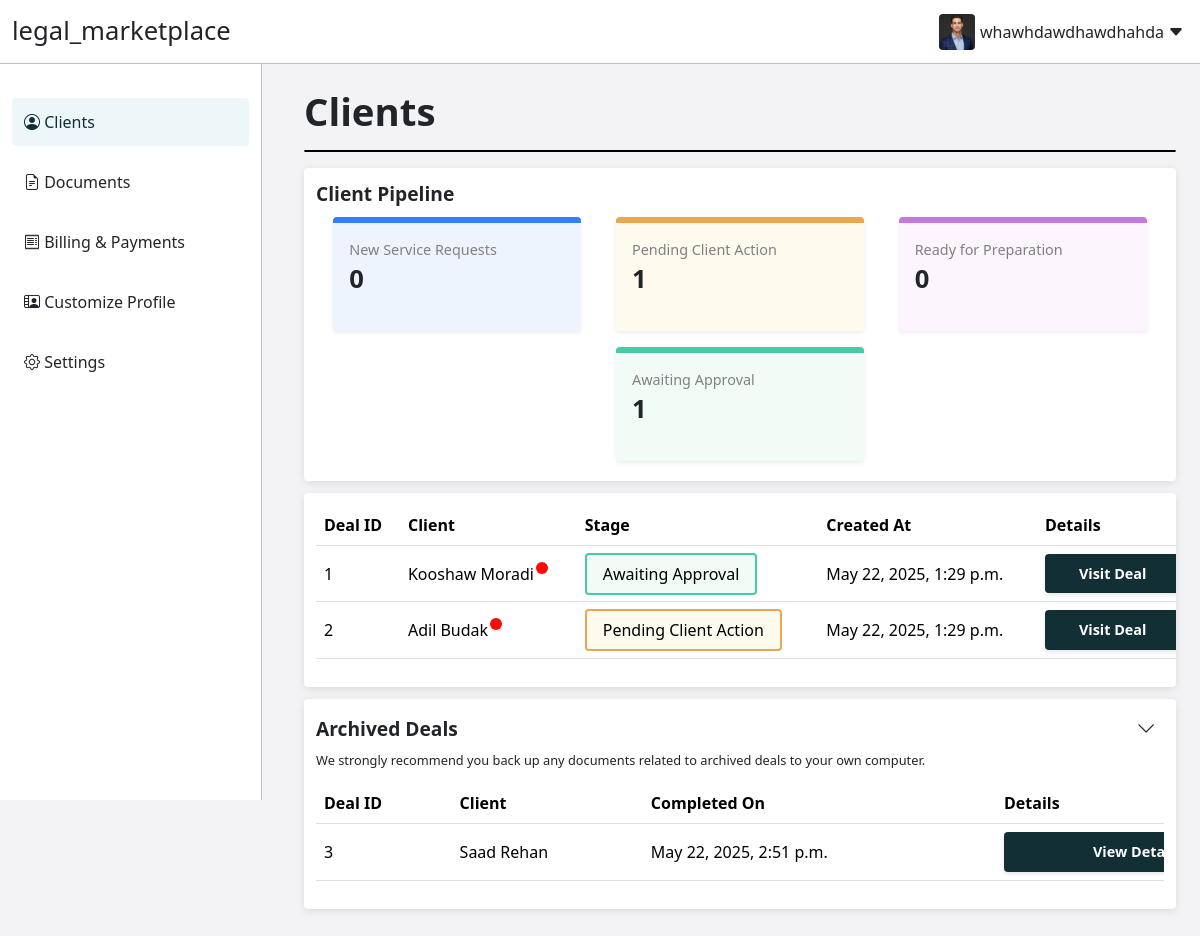
The page /user_portal/clients/ (signed in) on the database its author committed.
### user_portal/models.py (models this page shows, shortened)
class ClientDeal(models.Model):
    professional = models.ForeignKey(Professional, on_delete=models.CASCADE)
    client = models.ForeignKey(Client, on_delete=models.CASCADE)
    date_initiated = models.DateTimeField()
    completion_date = models.DateTimeField(null=True, blank=True)
    deal_stage = models.ForeignKey(DealStage, on_delete=models.CASCADE)

### account/models.py (models this page shows, shortened)
class Client(models.Model):
    user = models.OneToOneField('auth.User', on_delete=models.CASCADE)
    first_name = models.CharField(max_length=255)
    last_name = models.CharField(max_length=255)

### user_portal/views.py (the view)
# urls.py: path('user_portal/clients/', user_portal.views.user_portal_clients, name='portal_user_clients'),
@login_required
def user_portal_clients(request):
    user = request.user
    professional = Professional.objects.get(user=user)
    completed_stage_object = DealStage.objects.filter(stage_name__icontains="Completed")
    new_request_stage_object = DealStage.objects.filter(stage_name__icontains="New Service Request")
    all_deals = ClientDeal.objects.filter(professional=professional)
    all_new_service_requests = all_deals.filter(deal_stage__in=new_request_stage_object)
    try:
        for service_request in all_new_service_requests:
            service_desc = ServiceDetails.objects.get(deal=service_request)
            service_request.service_details = service_desc
            service_request.line_items = service_desc.requested_services.through.objects.filter(service_detail=service_desc)
    except:
        print(f"no service details were found! for {service_request}")
    all_current_deals = all_deals.exclude(deal_stage__in=completed_stage_object)
    all_archived_deals = all_deals.filter(deal_stage__in=completed_stage_object)
    new_service_count = 0
    pending_client_action_count = 0
    ready_for_preparation_count = 0
    awaiting_approval_count = 0
    for deal in all_current_deals:
        if deal.deal_stage.stage_name == "New Service Request":
            new_service_count += 1
        elif deal.deal_stage.stage_name == "Pending Client Action":
            pending_client_action_count += 1
        elif deal.deal_stage.stage_name == "Ready for Preparation":
            ready_for_preparation_count += 1
        elif deal.deal_stage.stage_name == "Awaiting Approval":
            awaiting_approval_count += 1
    context = {
        "all_current_deals": all_current_deals,
        "all_archived_deals": all_archived_deals,
        "all_new_service_requests": all_new_service_requests,
        "new_service_count": new_service_count,
        "pending_client_action_count": pending_client_action_count,
        "ready_for_preparation_count": ready_for_preparation_count,
        "awaiting_approval_count": awaiting_approval_count,
    }
    return render(request, 'user_portal/portal_user_clients.html', context)

### user_portal/templates/user_portal/portal_user_clients.html (shortened to what this page needs)
{% load static %}
<!DOCTYPE html>
<html lang="en">
<head>
    <link href="https://cdn.jsdelivr.net/npm/bootstrap@5.3.3/dist/css/bootstrap.min.css" rel="stylesheet">
    <link rel="stylesheet" href="https://unpkg.com/dropzone@5/dist/min/dropzone.min.css" type="text/css" />
    <link rel="stylesheet" type="text/css" href="{% static '/css/shared_features.css' %}">
    <link rel="stylesheet" type="text/css" href="{% static '/css/user_portal_shared.css' %}">
    <link rel="stylesheet" type="text/css" href="{% static '/css/portal_user_clients.css' %}">
</head>
<body>
    <div class="nav-and-content">
        {% include "navbar/user_portal_navbar.html" %}
        <div class="main-content">
            <h1 class="page-title">Clients</h1>
            <hr class="custom-hr">
            <div class="section-wrapper">
                <span class="section-title">
                    Client Pipeline
                </span>
                <div class="status-cards-wrapper">
                    <div class="status-card shadow-sm" id="serviceRequestsCard">
                        <div class="status-card-contents">
                            <p class="card-title">New Service Requests</p>
                            <p class="card-amount">{{new_service_count}}</p>
                        </div>
                    </div>
                    <div class="status-card shadow-sm" id="servicePendingCard">
                        <div class="status-card-contents">
                            <p class="card-title">Pending Client Action</p>
                            <p class="card-amount">{{pending_client_action_count}}</p>
                        </div>
                    </div>
                    <div class="status-card shadow-sm" id="servicePreparationCard">
                        <div class="status-card-contents">
                            <p class="card-title">Ready for Preparation</p>
                            <p class="card-amount">{{ready_for_preparation_count}}</p>
                        </div>
                    </div>
                    <div class="status-card shadow-sm" id="serviceCompletedCard">
                        <div class="status-card-contents">
                            <p class="card-title">Awaiting Approval</p>
                            <p class="card-amount">{{awaiting_approval_count}}</p>
                        </div>
                    </div>
                </div>
            </div>
            <div class="section-wrapper table-wrapper">
                {%if all_current_deals.count > 0%}
                <div class="client-table-wrapper">
                    <table class="table custom-table clients-table table-responsive">
                        <thead>
                            <tr>
                                <th>Deal ID</th>
                                <th>Client</th>
                                <th>Stage</th>
                                <th>Created At</th>
                                <th>Details</th>
                            </tr>
                        </thead>
                        <tbody>
                            {%for deal in all_current_deals%}
                            <tr>
                                <td>{{deal.id}}</td>
                                <td>
                                    <div class="cell-and-notification-wrapper">
                                        {{deal.client.first_name}} {{deal.client.last_name}}
                                        <span class="notification-badge" id="serviceNotification"></span>
                                    </div>
                                </td>
                                {%if deal.deal_stage.stage_name == "New Service Request"%}
                                <td><span class="client-stage-table-pill new-service-request-table-pill">New Service Request</span></td>
                                {%elif deal.deal_stage.stage_name == "Pending Client Action"%}
                                <td><span class="client-stage-table-pill pending-client-action-table-pill">Pending Client Action</span></td>
                                {%elif deal.deal_stage.stage_name == "Ready for Preparation"%}
                                <td><span class="client-stage-table-pill ready-for-preparation-table-pill">Ready For Preparation</span></td>
                                {%elif deal.deal_stage.stage_name == "Awaiting Approval"%}
                                <td><span class="client-stage-table-pill awaiting-approval-table-pill">Awaiting Approval</span></td>
                                {%endif%}
                                <td>{{deal.date_initiated}}</td>
                                {% if deal.deal_stage.stage_name == "New Service Request"%}
                                <td><button class="classic-button-inverse table-button" data-bs-toggle="offcanvas" data-bs-target="#serviceRequest{{deal.id}}" aria-controls="serviceRequest{{deal.id}}">View Request</button></td>
                                {%else%}
                                <td>
                                    <a href="{% url 'portal_user_client_details' deal.id %}">
                                        <button class="classic-button table-button">Visit Deal</button>
                                    </a>
                                </td>
                                {%endif%}
                            </tr>
                            {%endfor%}
                        </tbody>
                    </table>
                </div>
                {%else%}
                <div class="no-deals-wrapper">
                    No current active deals.
                </div>
                {%endif%}
            </div>
            <div class="section-wrapper">
                {%if all_archived_deals.count > 0%}
                <div class="title-and-dropdown" id="archivedDealsDropdown">
                    <div class="title-and-notification">
                        <span class="section-title">Archived Deals</span>
                    </div>
                    <i class="bi bi-chevron-down title-dropdown" id="archivedDealsArrow"></i>
                </div>
                <span class="archive-warning-text">We strongly recommend you back up any documents related to archived deals to your own computer.</span>
                <div class="dropdown-content-section" id="archivedDeals">
                    <div class="client-table-wrapper table-wrapper">
                        <table class="table custom-table clients-table table-responsive">
                            <thead>
                                <tr>
                                    <th>Deal ID</th>
                                    <th>Client</th>
                                    <th>Completed On</th>
                                    <th>Details</th>
                                </tr>
                            </thead>
                            <tbody>
                                {%for deal in all_archived_deals%}
                                <tr>
                                    <td>{{deal.id}}</td>
                                    <td>
                                        <div class="cell-and-notification-wrapper">
                                            {{deal.client.first_name}} {{deal.client.last_name}}
                                        </div>
                                    </td>
                                    <td>{{deal.completion_date}}</td>
                                    <td>
                                        <a href="{% url 'portal_user_client_details' deal.id %}">
                                            <button class="classic-button table-button">View Details</button>
                                        </a>
                                    </td>
                                </tr>
                                {%endfor%}
                            </tbody>
                        </table>
                    </div>
                </div>
                {%else%}
                <div class="no-deals-wrapper">
                    No archived deals within the last 30 days.
                </div>
                {%endif%}
            </div>
        </div>
    </div>
</body>
</html>

### static/css/shared_features.css (style rules this page uses)
:root { --main-color: rgba(255,255,255,1); --secondary-color: #112f35 !important; --secondary-color-10: #1c4e58; --secondary-color-20: #276d7b; --secondary-color-30: #338c9e; --secondary-color-40: #3eacc1; --secondary-color-50: #61bbcc; --secondary-color-60: #84cad8; --secondary-color-70: #a7d9e3; --secondary-color-80: #cae8ee; --secondary-color-90: #edf7f9; --hover-fade: rgba(0,0,0,0.08); --shared-border-radius: 4px; --pill-border-radius: 20px; --pill-padding: 4px 16px; --other-bg-color: #f3f3f5; --light-title-color: #929292; --section-grey-outline: rgba(0, 0, 0, 0.25); --shared-box-shadow: 0px 2px 8px rgba(0, 0, 0, 0.1); --section-one-color: rgba(238,244,254); --section-one-border-color: rgb(51,126,255); --section-two-color: rgba(255,250,238); --section-two-border-color: rgba(233,167,81); --section-three-color: rgba(253,245,254); --section-three-border-color: rgba(197,121,219); --section-four-color: rgba(241,252,246); --section-four-border-color: rgba(70,202,168); --notification-color: rgb(255, 8, 8); --secondary-color-90-red: #f9eded; --secondary-color-80-red: #eecaca; --secondary-color-30-red: #9e3333; --secondary-color-red: #351111; }
a { text-decoration: none; color: inherit; }
.classic-button { border: 1px solid transparent; border-radius: var(--shared-border-radius); background-color: var(--secondary-color); color: white; padding: 8px 24px 8px 24px; transition: 0.2s; font-size: 0.9rem; font-weight: 600; box-shadow: 0 2px 4px rgba(0, 0, 0, 0.1); transition: background-color 0.25s, box-shadow 0.25s; }
.custom-hr { border: 1px solid black !important; opacity: 1 !important; border-radius: var(--shared-border-radius); }
.notification-badge { display: flex; justify-content: center; align-items: center; height: 12px; width: 12px; font-size: 0.7rem; background-color: var(--notification-color); border-radius: 50%; color: white; font-weight: 600; }
td { vertical-align: middle !important; }

### user_portal/static/css/user_portal_shared.css (style rules this page uses)
body { background-color: var(--other-bg-color); }
.nav-and-content { display: flex; }
.main-content { width: 100%; padding: 24px;; }
.page-title { font-size: 2.4rem; font-weight: 600; }
.section-wrapper { background-color: var(--main-color); border-radius: var(--shared-border-radius); padding: 12px; margin: 12px 0px; width: 100%; box-shadow: var(--shared-box-shadow); }
.section-title { display: flex; align-items: center; gap:8px; font-size: 1.2rem; font-weight: 600; }
.title-dropdown { display: flex; justify-content: center; align-items: center; font-size: 1.2rem; font-weight: 600; padding: 4px; border-radius: 50%; height: 36px; width: 36px; transition: 0.2s linear; }
.title-and-dropdown { display: flex; justify-content: space-between; cursor: pointer; }
.title-and-notification { display: flex; }
.dropdown-content-section { margin-top: 12px; }
.title-dropdown { transform: rotate(0deg); }

### user_portal/static/css/portal_user_clients.css (style rules this page uses)
.status-cards-wrapper { display: flex; justify-content: space-around; flex-wrap: wrap; }
.status-card { margin: 8px; border-radius: var(--shared-border-radius); background-color: rgba(238,244,254); width: 248px; }
#serviceRequestsCard { background-color: var(--section-one-color); border-top: 6px solid var(--section-one-border-color); }
#servicePendingCard { background-color:var(--section-two-color); border-top: 6px solid var(--section-two-border-color); }
#servicePreparationCard { background-color: var(--section-three-color); border-top: 6px solid var(--section-three-border-color); }
#serviceCompletedCard { background-color: var(--section-four-color); border-top: 6px solid var(--section-four-border-color); }
.status-card-contents { padding: 16px; }
.card-title { color: grey; font-size: 0.9rem; }
.card-amount { font-size: 1.6rem; font-weight: 600; }
.table-wrapper { overflow-y: scroll; }
.custom-table { min-width: 962px; }
.cell-and-notification-wrapper { display: flex; gap: 2px; }
.table-button { width: 100%; }
.client-stage-table-pill { padding: 8px 16px; border-radius: var(--shared-border-radius); border: 2px solid; }
.pending-client-action-table-pill { background-color: var(--section-two-color); border-color: var(--section-two-border-color); }
.awaiting-approval-table-pill { background-color: var(--section-four-color); border-color: var(--section-four-border-color); }
.archive-warning-text { font-size: 0.8rem; font-weight: 200; }

### static/css/portal_navbar.css (style rules this page uses)
.main-content { overflow-y: scroll; margin-left: 280px; margin-top: 64px; }

### rows shown on the page
ClientDeal: id "1", client.first_name "Kooshaw", client.last_name "Moradi", shows "Awaiting Approval", date_initiated "May 22, 2025, 1:29 p.m.", shows "Visit Deal"
ClientDeal: id "2", client.first_name "Adil", client.last_name "Budak", shows "Pending Client Action", date_initiated "May 22, 2025, 1:29 p.m.", shows "Visit Deal"
ClientDeal: id "3", client.first_name "Saad", client.last_name "Rehan", completion_date "May 22, 2025, 2:51 p.m."

### other values the page prints
{{ new_service_count }} "0"
{{ pending_client_action_count }} "1"
{{ ready_for_preparation_count }} "0"
{{ awaiting_approval_count }} "1"
